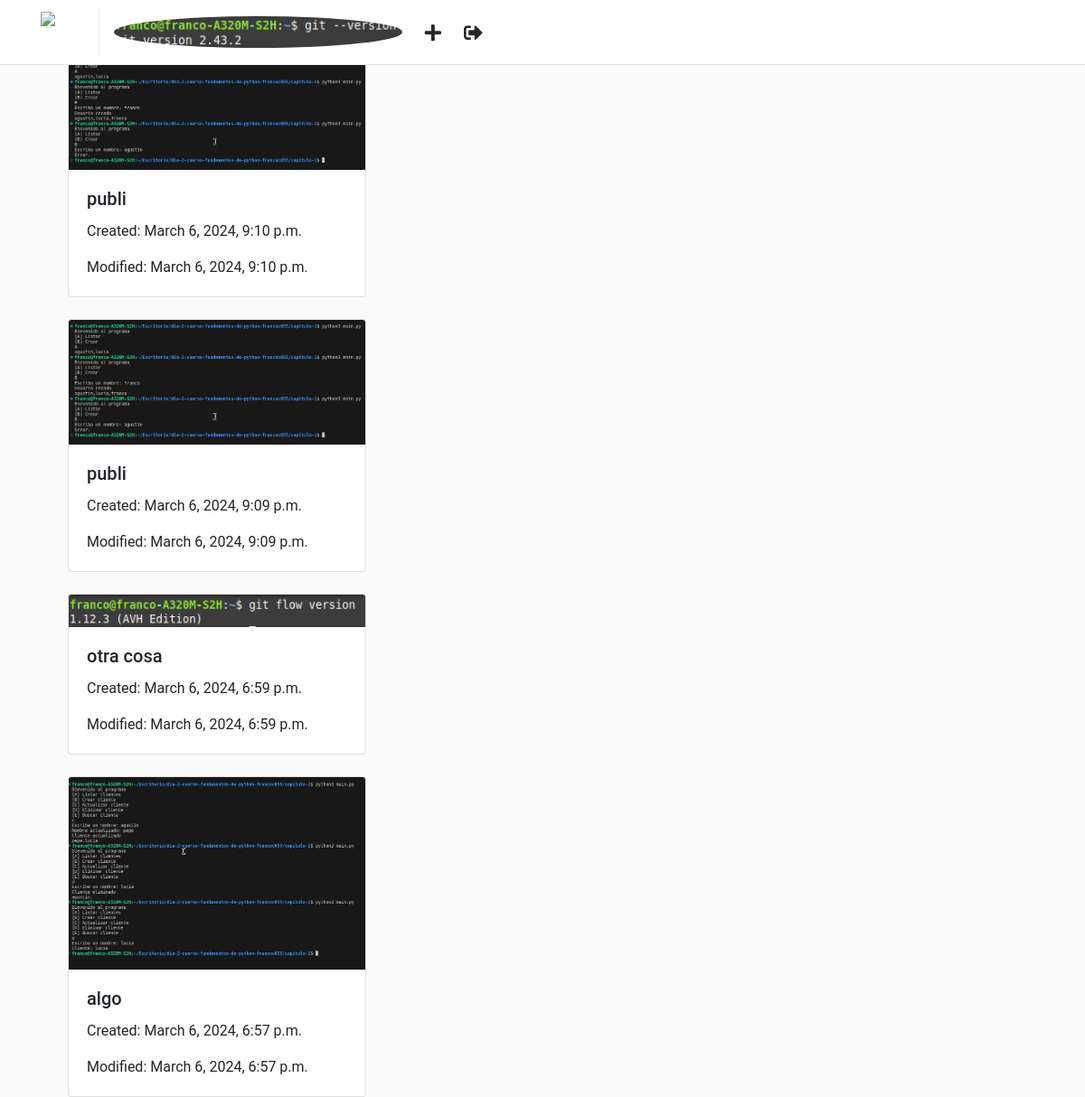
Screenshot of / (signed in) with the database file from the repository.
### users/models.py (models this page shows, shortened)
class Profile(models.Model):
    user = models.OneToOneField(User, on_delete=models.CASCADE)
    website = models.URLField(max_length=200, blank=True)
    phone_number = models.CharField(max_length=20, blank=True)
    picture = models.ImageField(upload_to='users/pictures', blank=True, null=True)
    created = models.DateTimeField(auto_now_add=True)
    modified = models.DateTimeField(auto_now=True)

### posts/models.py (models this page shows, shortened)
class Post(models.Model):
    user = models.ForeignKey(User, on_delete=models.CASCADE)
    profile = models.ForeignKey(Profile, on_delete=models.CASCADE)
    title = models.CharField(max_length=255)
    photo = models.ImageField(upload_to='posts/photos')
    created = models.DateTimeField(auto_now_add=True)
    modified = models.DateTimeField(auto_now= True)

### posts/views.py (the view)
# urls.py: path('', views.PostsFeedView.as_view(), name='feed'),
class PostsFeedView(LoginRequiredMixin, ListView):
    template_name = 'posts/feed.html'
    model = Post
    ordering = ('-created',)
    paginate_by = 30
    context_object_name = 'posts'

### templates/posts/feed.html (shortened to what this page needs)
{% extends "base.html" %}
{% block container %}
    <div class="container mt-5">
        <div class="">
            {% for post in posts %}
                <div class="col-md-4 mb-4">
                    <div class="card">
                        <img src="{{ post.photo.url }}" class="card-img-top" alt="...">
                        <div class="card-body">
                            <h5 class="card-title">{{ post.title }}</h5>
                            <p class="card-text">Created: {{ post.created }}</p>
                            <p class="card-text">Modified: {{ post.modified }}</p>
                        </div>
                    </div>
                </div>
            {% endfor %}
        </div>
    </div>
{% endblock %}

### templates/base.html (shortened to what this page needs)
<!DOCTYPE html>
<html lang="en">
<head>
    {% load static %}
    <link rel="stylesheet" href="{% static 'css/bootstrap.min.css' %}">
    <link rel="stylesheet" href="https://use.fontawesome.com/releases/v5.1.0/css/all.css" />
    <link rel="stylesheet" href="{% static 'css/main.css' %}" />
</head>
<body>
    {% include "nav.html" %}
    <div class="container mt-5">
        {% block container %}
        {% endblock%}
    </div>
</body>
</html>

### templates/nav.html
{% load static %}
<nav class="navbar navbar-expand-lg fixed-top" id="main-navbar">
    <div class="container">
        <a class="navbar-brand pr-5" style="border-right: 1px solid #efefef;" href="{% url 'posts:feed' %}">
            <img src="{% static 'img/instagram.png' %}" height="45" class="d-inline-block align-top"/>
        </a>
        <div class="collapse navbar-collapse">
            <ul class="navbar-nav mr-auto">
                <li class="nav-item">
                    <a href="{% url 'users:detail' username=request.user.username %}">
                        {% if request.user.profile.picture %}
                            <img src="{{ request.user.profile.picture.url }}" height="35" class="d-inline-block align-top rounded-circle"/>
                        {% else %}
                            <img src="{% static 'img/default-profile.png' %}" height="35" class="d-inline-block align-top rounded-circle"/>
                        {% endif %}
                    </a>
                </li>
                <li class="nav-item nav-icon">
                    <a href="{% url 'posts:create_post' %}">
                        <i class="fas fa-plus"></i>
                    </a>
                </li>
                <li class="nav-item nav-icon">
                    <a href="{% url 'users:logout' %}">
                        <i class="fas fa-sign-out-alt"></i>
                    </a>
                </li>
            </ul>
        </div>
    </div>
</nav>

### static/css/main.css (style rules this page uses)
html, body { background: #fafafa; height: 100%; width: 100%; font-family: 'Roboto', sans-serif; }
#main-navbar { background: #fff; border-bottom: 1px solid rgba(0,0,0,.0975); }
.nav-icon a { color: #262626; font-size: 1.3em; display: block; margin-top: .2em; margin-left: 1.2em; font-weight: 100; }

### rows the page displays
Post: photo (picture), title "publi", created "March 6, 2024, 9:10 p.m.", modified "March 6, 2024, 9:10 p.m."
Post: photo (picture), title "publi", created "March 6, 2024, 9:09 p.m.", modified "March 6, 2024, 9:09 p.m."
Post: photo (picture), title "otra cosa", created "March 6, 2024, 6:59 p.m.", modified "March 6, 2024, 6:59 p.m."
Post: photo (picture), title "algo", created "March 6, 2024, 6:57 p.m.", modified "March 6, 2024, 6:57 p.m."
